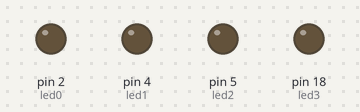
Bench run of a program on a simulated MicroPython board. Shown: output pins drawn as LEDs (lit = HIGH).

Above: at 0.5 s.
At 2.5 s:
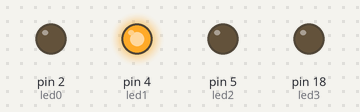
At 4.5 s:
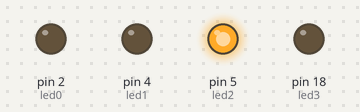
At 9.5 s:
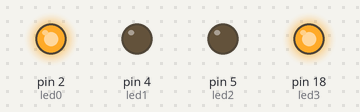
At 14.5 s:
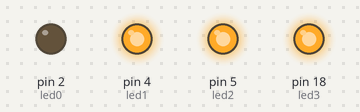
At 19.5 s:
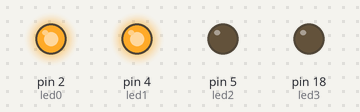
Timing chart, 0 to 20.8 s (numbered marks = the images above):
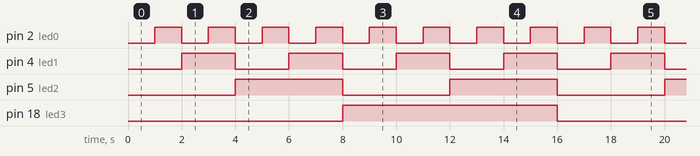

The program:

main.py
```python
from machine import Pin, Timer

# Define LEDs for 4-bit counter
led0 = Pin(2, Pin.OUT)   # LSB
led1 = Pin(4, Pin.OUT)
led2 = Pin(5, Pin.OUT)
led3 = Pin(18, Pin.OUT)  # MSB

# --- Callback functions using toggle() ---
def toggle_led0(timer):
    led0.toggle()

def toggle_led1(timer):
    led1.toggle()

def toggle_led2(timer):
    led2.toggle()

def toggle_led3(timer):
    led3.toggle()

# --- Timers setup ---
tim0 = Timer(0)
tim0.init(period=1000, mode=Timer.PERIODIC, callback=toggle_led0)

tim1 = Timer(1)
tim1.init(period=2000, mode=Timer.PERIODIC, callback=toggle_led1)

tim2 = Timer(2)
tim2.init(period=4000, mode=Timer.PERIODIC, callback=toggle_led2)

tim3 = Timer(3)
tim3.init(period=8000, mode=Timer.PERIODIC, callback=toggle_led3)
```

Measured:
- by itself, pin 2 (led0): alternates HIGH for 1.0 s and LOW for 1.0 s
- by itself, pin 4 (led1): alternates HIGH for 2.0 s and LOW for 2.0 s
- by itself, pin 5 (led2): alternates HIGH for 4.0 s and LOW for 4.0 s
- by itself, pin 18 (led3): alternates HIGH for 8.0 s and LOW for 8.0 s
